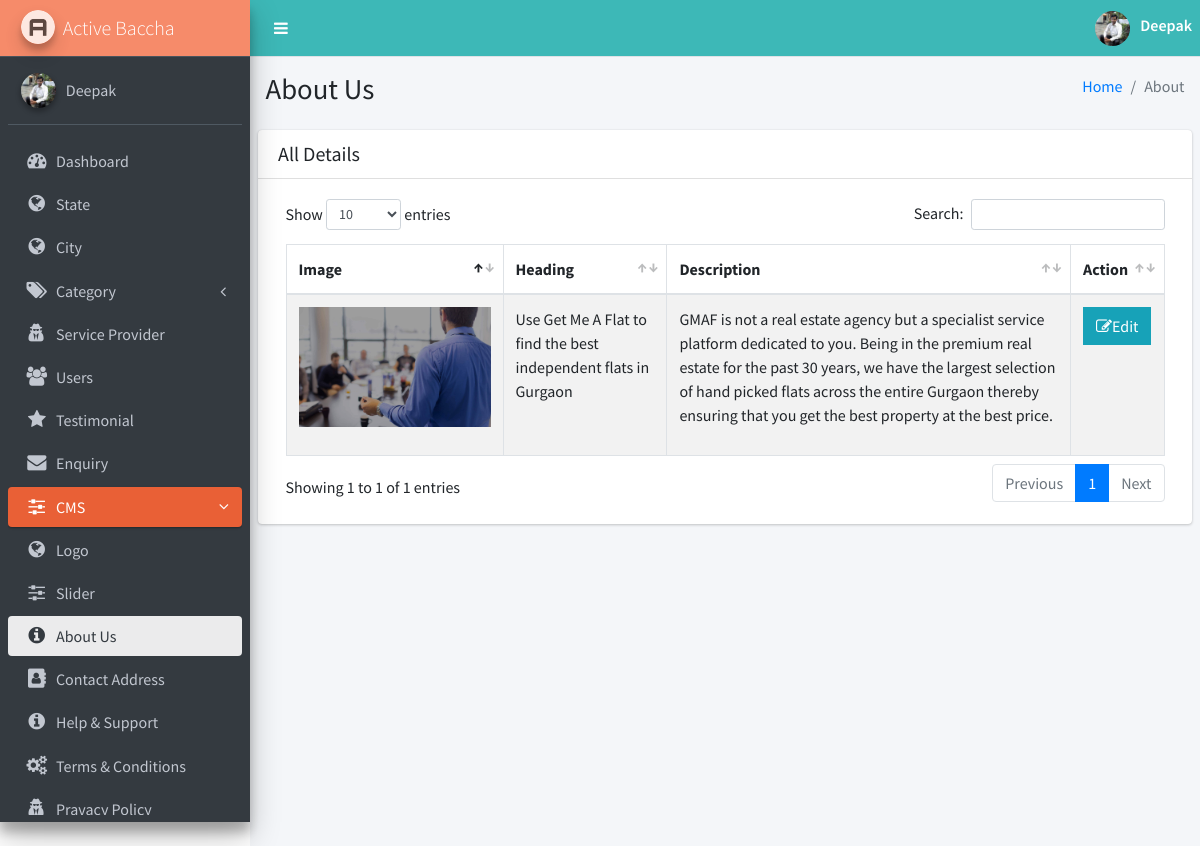
Page /admin/about.php (signed in) on the committed database.
### tables this page shows
CREATE TABLE `about` (
  `about_id` int(255) NOT NULL,
  `about_image` varchar(255) NOT NULL,
  `about_heading` varchar(255) NOT NULL,
  `about_description` text NOT NULL
);

### admin/about.php (the view, shortened to what this page needs)
<?php
  include_once 'Config.php';
?>
<!DOCTYPE html>
<html>
<head>
  <link rel="stylesheet" href="https://maxcdn.bootstrapcdn.com/font-awesome/4.4.0/css/font-awesome.min.css">
  <link rel="stylesheet" href="https://code.ionicframework.com/ionicons/2.0.1/css/ionicons.min.css">
  <link rel="stylesheet" href="plugins/datatables/dataTables.bootstrap4.min.css">
  <link rel="stylesheet" href="dist/css/adminlte.min.css">
  <link rel="stylesheet" href="https://cdnjs.cloudflare.com/ajax/libs/font-awesome/4.7.0/css/font-awesome.min.css">
</head>
<body class="hold-transition sidebar-mini">
<div class="wrapper">
  <?php include_once('includes/header.php'); ?>
  <?php include_once('includes/left.php');?>
  <div class="content-wrapper">
    <section class="content-header">
      <div class="container-fluid">
        <div class="row mb-2">
          <div class="col-sm-6">
            <h1>About Us</h1>
          </div>
          <div class="col-sm-6">
            <ol class="breadcrumb float-sm-right">
              <li class="breadcrumb-item"><a href="index.php">Home</a></li>
              <li class="breadcrumb-item active">About</li>
            </ol>
          </div>
        </div>
      </div>
    </section>
    <section class="content">
      <div class="row">
        <div class="col-12">
          <div class="card">
            <div class="card-header">
              <h3 class="card-title">All Details</h3>
            </div>
            <div class="card-body table-responsive">
              <table id="example1" class="table table-bordered table-striped">
                <thead>
                <tr>
                   <th>Image</th>
                  <th>Heading</th>
                  <th>Description</th>
                  <th>Action</th>
                </tr>
                </thead>
                <tbody>
                  <?php
                    $query=$mysqli->query("SELECT * FROM about");
                    $about_res=$query->fetch_assoc();
                  ?>
                <tr>
                 <td>
                  <img style="height:120px;" src="images/<?php echo $about_res['about_image'];?>">
                </td>
                  <td><?php echo $about_res['about_heading'];?></td>
                  <td><?php echo $about_res['about_description'];?></td>
                  <td>
                       <a href="editabout.php?id=<?php echo base64_encode($about_res['about_id']);?>">
                <button class="btn btn-info btn-flat"><i class="fa fa-edit"></i>Edit</button>
                      </a>
                  </td>
                </tr>
                </tbody>
              </table>
            </div>
          </div>
        </div>
      </div>
    </section>
  </div>
</div>
</body>
</html>

### admin/includes/header.php (shortened to what this page needs)
<?php
 $query=$mysqli->query("SELECT * FROM admin WHERE userName='".$_SESSION['adminUName']."'");
 $adminsRes=$query->fetch_assoc();
?>
<nav class="main-header navbar navbar-expand border-bottom navbar-light bg-success">
    <ul class="navbar-nav">
      <li class="nav-item">
        <a class="nav-link" data-widget="pushmenu" href="#"><i class="fa fa-bars"></i></a>
      </li>
    </ul>
    <ul class="navbar-nav ml-auto">
     <li class="dropdown user user-menu">
         <a href="#" class=""  data-toggle="dropdown">
                  <img src="images/<?php echo $adminsRes['imageAdmin'];?>" class="user-image" alt="User Image">
                  <span class="hidden-xs"><?php echo $adminsRes['nameAdmin'];?></span>
          </a>
      </li>
    </ul>
  </nav>

### admin/includes/left.php (shortened to what this page needs)
<aside class="main-sidebar sidebar-dark-primary elevation-4">
    <a href="index.php" class="brand-link bg-success">
      <img src="dist/img/AdminLTELogo.png" alt="AdminLTE Logo" class="brand-image img-circle elevation-3"
           style="opacity: .8">
      <span class="brand-text font-weight-light">Active Baccha</span>
    </a>
    <div class="sidebar">
      <div class="user-panel mt-3 pb-3 mb-3 d-flex">
        <div class="image">
          <img src="images/<?php echo $adminsRes['imageAdmin'];?>" style="width:35px; height:35px;" class="img-circle elevation-2" alt="User Image">
        </div>
        <div class="info">
          <a href="editprofile.php" class="d-block"><?php echo $adminsRes['nameAdmin'];?></a>
        </div>
      </div>
      <nav class="mt-2">
        <ul class="nav nav-pills nav-sidebar flex-column" data-widget="treeview" role="menu" data-accordion="false">
           <?php if(basename($_SERVER["REQUEST_URI"])=='index.php'){?>
                         <li class="nav-item">
                          <a href="index.php" class="nav-link active">
                            <i class="fa fa-dashboard nav-icon"></i>
                            <p>Dashboard</p>
                          </a>
                        </li>
                        <?php }else{?>
                       <li class="nav-item">
                        <a href="index.php" class="nav-link">
                          <i class="fa fa-dashboard nav-icon"></i>
                          <p>Dashboard</p>
                        </a>
                      </li>
                <?php }?>
              <?php if(basename($_SERVER["REQUEST_URI"])=='state.php' || basename($_SERVER["REQUEST_URI"])=='addstate.php' || basename($_SERVER["REQUEST_URI"])=='addstate.php'){?>
                         <li class="nav-item">
                            <a href="state.php" class="nav-link active">
                            <i class="fa fa-globe nav-icon"></i>
                            <p>State</p>
                            </a>
                          </li>
                        <?php }else{?>
                       <li class="nav-item">
                        <a href="state.php" class="nav-link">
                        <i class="fa fa-globe nav-icon"></i>
                        <p>State</p>
                        </a>
                      </li>
                <?php }?>
                <?php if(basename($_SERVER["REQUEST_URI"])=='city.php' || basename($_SERVER["REQUEST_URI"])=='addcity.php'){?>
                         <li class="nav-item">
                            <a href="city.php" class="nav-link active">
                            <i class="fa fa-globe nav-icon"></i>
                            <p>City</p>
                            </a>
                          </li>
                        <?php }else{?>
                       <li class="nav-item">
                          <a href="city.php" class="nav-link">
                          <i class="fa fa-globe nav-icon"></i>
                          <p>City</p>
                          </a>
                        </li>
                <?php }?>
 <?php if(basename($_SERVER["REQUEST_URI"])=='service_category.php' || basename($_SERVER["REQUEST_URI"])=='addservice_category.php' || basename($_SERVER["REQUEST_URI"])=='service_sub_category.php' || basename($_SERVER["REQUEST_URI"])=='addservice_sub_category.php'){?>
        <li class="nav-item has-treeview menu-open">
                  <a href="#" class="nav-link active">
                    <i class="nav-icon fa fa-tags"></i>
                    <p>
                      Category
                      <i class="right fa fa-angle-left"></i>
                    </p>
                  </a>
                <?php }else{?>
                 <li class="nav-item has-treeview ">
                  <a href="#" class="nav-link">
                    <i class="nav-icon fa fa-tags"></i>
                    <p>
                      Category
                      <i class="right fa fa-angle-left"></i>
                    </p>
                  </a>
            <?php }?>
          </li>
              <?php if(basename($_SERVER["REQUEST_URI"])=='service_providers.php' || basename($_SERVER["REQUEST_URI"])=='addservice_providers.php'){?>
                         <li class="nav-item">
                                <a href="service_providers.php" class="nav-link active">
                                  <i class="fa fa-user-secret nav-icon"></i>
                                  <p>Service Provider</p>
                                </a>
                          </li>
                        <?php }else{?>
                        <li class="nav-item">
                              <a href="service_providers.php" class="nav-link">
                                <i class="fa fa-user-secret nav-icon"></i>
                                <p>Service Provider</p>
                              </a>
                        </li>
                <?php }?>
                <?php if(basename($_SERVER["REQUEST_URI"])=='user.php'){?>
                        <li class="nav-item">
                            <a href="user.php" class="nav-link active">
                            <i class="fa fa-users nav-icon"></i>
                            <p>Users</p>
                            </a>
                          </li>
                        <?php }else{?>
                      <li class="nav-item">
                        <a href="user.php" class="nav-link">
                        <i class="fa fa-users nav-icon"></i>
                        <p>Users</p>
                        </a>
                      </li>
                <?php }?>
                <?php if(basename($_SERVER["REQUEST_URI"])=='testimonial.php'){?>
                        <li class="nav-item">
                             <a href="testimonial.php" class="nav-link active">
                             <i class="fa fa-star nav-icon"></i>
                             <p>Testimonial</p>
                             </a>
                          </li>
                        <?php }else{?>
                        <li class="nav-item">
                           <a href="testimonial.php" class="nav-link">
                           <i class="fa fa-star nav-icon"></i>
                           <p>Testimonial</p>
                           </a>
                        </li>
                <?php }?>
                <?php if(basename($_SERVER["REQUEST_URI"])=='enquiry.php'){?>
                        <li class="nav-item">
                             <a href="enquiry.php" class="nav-link active">
                             <i class="fa fa-envelope nav-icon"></i>
                             <p>Enquiry</p>
                             </a>
                          </li>
                        <?php }else{?>
                      <li class="nav-item">
                       <a href="enquiry.php" class="nav-link">
                       <i class="fa fa-envelope nav-icon"></i>
                       <p>Enquiry</p>
                       </a>
                    </li>
                <?php }?>
         <?php if(basename($_SERVER["REQUEST_URI"])=='logo.php' || basename($_SERVER["REQUEST_URI"])=='slider.php' || basename($_SERVER["REQUEST_URI"])=='about.php' || basename($_SERVER["REQUEST_URI"])=='address.php' || basename($_SERVER["REQUEST_URI"])=='help-support.php' || basename($_SERVER["REQUEST_URI"])=='terms_conditions.php' || basename($_SERVER["REQUEST_URI"])=='privacy.php' || basename($_SERVER["REQUEST_URI"])=='social-links.php'){?>
        <li class="nav-item has-treeview menu-open">
                  <a href="#" class="nav-link active">
                    <i class="nav-icon fa fa-sliders"></i>
                    <p>
                      CMS
                      <i class="right fa fa-angle-left"></i>
                    </p>
                  </a>
            <?php }?>
            <ul class="nav nav-treeview">
              <?php if(basename($_SERVER["REQUEST_URI"])=='logo.php'){?>
                        <li class="nav-item">
                          <a href="logo.php" class="nav-link active">
                            <i class="fa fa-globe nav-icon"></i>
                            <p>Logo</p>
                          </a>
                        </li>
                        <?php }else{?>
                      <li class="nav-item">
                        <a href="logo.php" class="nav-link">
                          <i class="fa fa-globe nav-icon"></i>
                          <p>Logo</p>
                        </a>
                      </li>
                <?php }?>
                <?php if(basename($_SERVER["REQUEST_URI"])=='slider.php'){?>
                       <li class="nav-item">
                          <a href="slider.php" class="nav-link active">
                            <i class="fa fa-sliders nav-icon"></i>
                            <p>Slider</p>
                          </a>
                        </li>
                        <?php }else{?>
                     <li class="nav-item">
                        <a href="slider.php" class="nav-link">
                          <i class="fa fa-sliders nav-icon"></i>
                          <p>Slider</p>
                        </a>
                      </li>
                <?php }?>
                <?php if(basename($_SERVER["REQUEST_URI"])=='about.php'){?>
                         <li class="nav-item">
                            <a href="about.php" class="nav-link active">
                              <i class="fa fa-info-circle nav-icon"></i>
                              <p>About Us</p>
                            </a>
                          </li>
                <?php }?>
                <?php if(basename($_SERVER["REQUEST_URI"])=='address.php'){?>
                        <li class="nav-item">
                          <a href="address.php" class="nav-link active">
                            <i class="fa fa-address-book nav-icon"></i>
                            <p>Contact Address</p>
                          </a>
                        </li>
                        <?php }else{?>
                     <li class="nav-item">
                        <a href="address.php" class="nav-link">
                          <i class="fa fa-address-book nav-icon"></i>
                          <p>Contact Address</p>
                        </a>
                      </li>
                <?php }?>
                <?php if(basename($_SERVER["REQUEST_URI"])=='help-support.php'){?>
                         <li class="nav-item">
                            <a href="help-support.php" class="nav-link active">
                              <i class="fa fa-info-circle nav-icon"></i>
                              <p>Help &amp; Support</p>
                            </a>
                          </li>
                        <?php }else{?>
                     <li class="nav-item">
                        <a href="help-support.php" class="nav-link">
                          <i class="fa fa-info-circle nav-icon"></i>
                          <p>Help &amp; Support</p>
                        </a>
                      </li>
                <?php }?>
                <?php if(basename($_SERVER["REQUEST_URI"])=='terms_conditions.php'){?>
                         <li class="nav-item">
                            <a href="terms_conditions.php" class="nav-link active">
                              <i class="fa fa-cogs nav-icon"></i>
                              <p>Terms & Conditions</p>
                            </a>
                          </li>
                        <?php }else{?>
                      <li class="nav-item">
                        <a href="terms_conditions.php" class="nav-link">
                          <i class="fa fa-cogs nav-icon"></i>
                          <p>Terms & Conditions</p>
                        </a>
                      </li>
                <?php }?>
                <?php if(basename($_SERVER["REQUEST_URI"])=='privacy.php'){?>
                         <li class="nav-item">
                            <a href="privacy.php" class="nav-link active">
                              <i class="fa fa-user-secret nav-icon"></i>
                              <p>Pravacy Policy</p>
                            </a>
                          </li>
                        <?php }else{?>
                    <li class="nav-item">
                        <a href="privacy.php" class="nav-link">
                          <i class="fa fa-user-secret nav-icon"></i>
                          <p>Pravacy Policy</p>
                        </a>
                      </li>
                <?php }?>
            </ul>
          </li>
        </ul>
      </nav>
    </div>
  </aside>

### rows in the picture
about: about_image (picture), about_heading "Use Get Me A Flat to find the best independent flats in Gurgaon", about_description "GMAF is not a real estate agency but a specialist service platform dedicated to you. Being in the premium real estate for the past 30 years, we have the largest selection of hand picked flats across the entire Gurgaon thereby ensuring that you get the best property at the best price."

### other values in the picture
$adminsRes['nameAdmin'] "Deepak"
